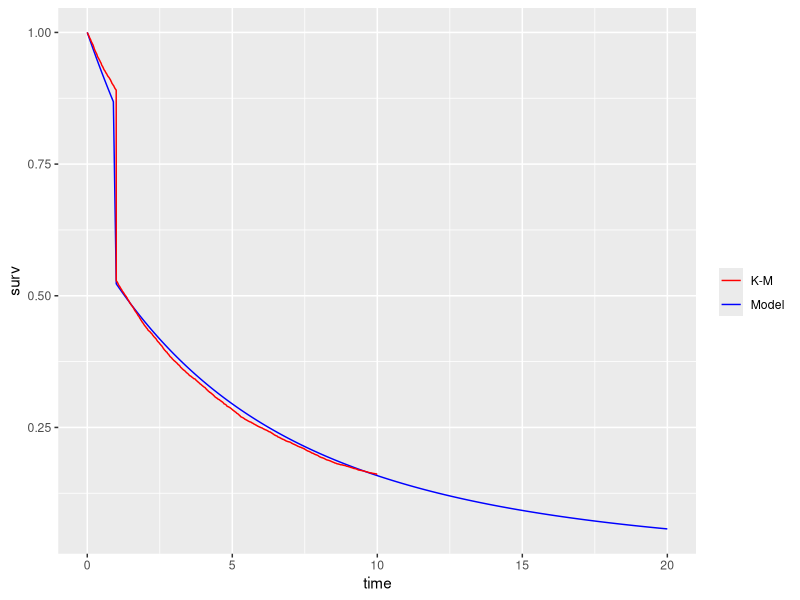

R code for this plot:
library(survival)
library(ggplot2)

#Data simulation

N = 10000;
r = 2;
alpha = 10;
p = 0.35;
#censoring point > 1 (uniform for all subjects)
C=10;

#Inverse-CDF method to simulate from Lomax distribution with uniform censoring
rlomax_cen <- function(N, r, alpha, C) {
  
  f = runif(N);
  
  X = -alpha*( -1 + (1-f)**(1/r))*(1-f)**(-1/r) ; 
  
  X[which(X>=C)]=C;
  
  return ( X );
  
}

D = rbinom(N, 1, p);
t = (D==1)+(D==0)*rlomax_cen(N,r,alpha,C);

#Make a data frame for Kaplan-Meier
for_km <- data.frame( time = t,
                      status = (t<C) ) ;

#from Kaplan-Meier dataframe - can be modified for user's dataframe
t_uncen<-for_km$t[which(for_km$t<C)];
t_cen<-for_km$t[which(for_km$t>=C)];

#Create a logsumexp function to avoid computation error
logsumexp <- function (a,b) {
  
  c = pmax(a,b);
  return (c + log(exp(a-c)+exp(b-c))) ;
  
}

###Lomax + 1-inflated likelihood function
lomax_1f <- function(par,uncen,cen) {
  
  r=par[1];
  alpha=par[2]
  p=par[3];
  
  I0=which(uncen<=1);
  I1=which(uncen>1);
  
  #if uncen > 1  
  LL1=log(1-p)+log(r)-log(alpha)+(r+1)*log(alpha/(alpha+uncen[I1]));
  
  #if uncen <= 1  
  LL2=logsumexp(rep(log(p),length(I0)),
                log(1-p)+log(r)-log(alpha)+(r+1)*log(alpha/(alpha+uncen[I0])));
  
  #if cen  
  LL_cen = r*log(alpha/(alpha+cen)) + log(1-p);
  
  return (-sum(LL1)-sum(LL2)-sum(LL_cen));
}


solution=optim(par=c(1,1,.5),fn=lomax_1f,
               uncen=t_uncen, cen=t_cen,
               method="L-BFGS-B",
               lower=c(1e-5,1e-5,1e-5), upper=c(Inf,Inf,.999))


###Lomax + 1-inflated survival function
lomax1f_surv <- function(par,t) {
  
  r=par[1];
  alpha=par[2];
  p=par[3];
  
  cdf=t;
  surv=t;
  
  for (i in (1:length(t)) ) {
    
    if (t[i]>=1) {
      cdf[i] = 1-(1-p)*(alpha/(alpha+t[i]))^r;
      surv[i] = 1 - cdf[i];
    }
    else {
      cdf[i] = 1-(alpha/(alpha+t[i]))^r;
      surv[i] = 1-cdf[i];
    }
  }
  
  return ( data.frame(time=t,
                      surv=surv) );
  
}

lomax1f_df<-lomax1f_surv(solution$par,c(seq(0, 20, by = .1)))

#Kaplan-Meier curve
fit.km = survfit( Surv(for_km$time, for_km$status) ~ 1, conf.int=F)
km_df <- data.frame(fit.km$time,fit.km$surv)

#Plot them side by side
ggplot() + 
  geom_line(data = lomax1f_df, aes( x=time, y=surv, color = "Model")) +
  geom_line(data = km_df, aes( x=fit.km.time, y=fit.km.surv, color = "K-M")) + 
  scale_color_manual(name = "", 
                     values = c("Model"="blue", "K-M" = "red"))
#see the png file in repository

####Final Remark
#Simulation also reveals parameter recovery is less precise than one hopes. But this does not seem to affect the model fitting to the data.
